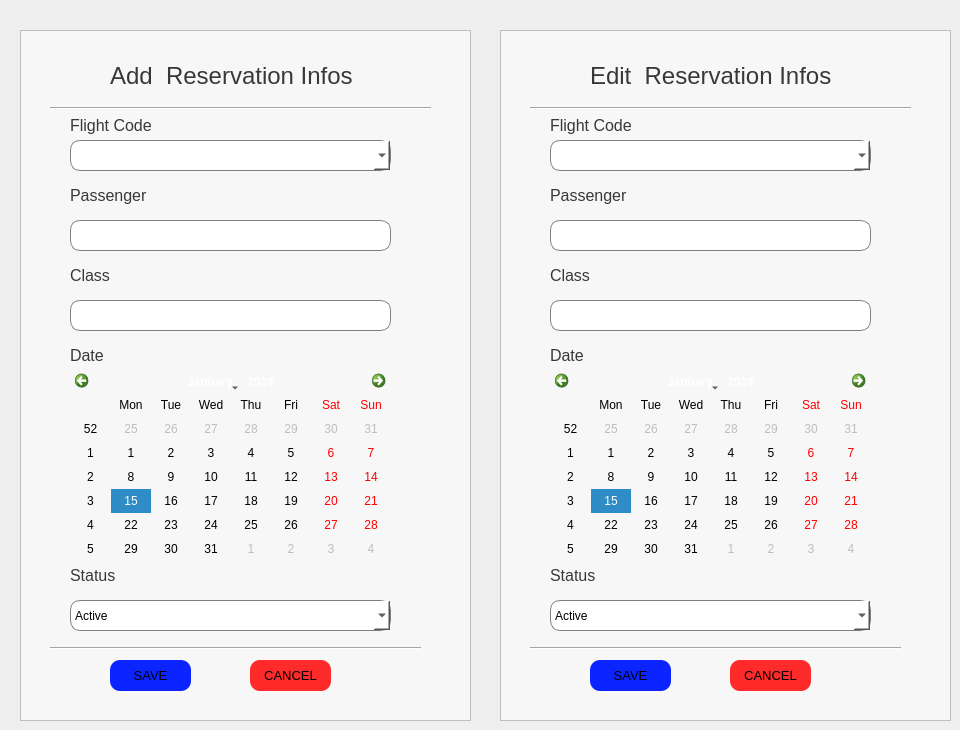
      <widget class="QWidget" name="tab_17">
       <attribute name="title">
        <string>Reservation Infos</string>
       </attribute>
       <widget class="QFrame" name="frame_18">
        <property name="geometry">
         <rect>
          <x>20</x>
          <y>30</y>
          <width>451</width>
          <height>691</height>
         </rect>
        </property>
        <property name="styleSheet">
         <string notr="true">background-color: rgb(247, 247, 247);</string>
        </property>
        <property name="frameShape">
         <enum>QFrame::StyledPanel</enum>
        </property>
        <property name="frameShadow">
         <enum>QFrame::Raised</enum>
        </property>
        <widget class="QLabel" name="label_118">
         <property name="geometry">
          <rect>
           <x>90</x>
           <y>30</y>
           <width>261</width>
           <height>31</height>
          </rect>
         </property>
         <property name="font">
          <font>
           <pointsize>18</pointsize>
          </font>
         </property>
         <property name="styleSheet">
          <string notr="true">color: rgb(56, 56, 56);</string>
         </property>
         <property name="text">
          <string>Add  Reservation Infos</string>
         </property>
        </widget>
        <widget class="Line" name="line_30">
         <property name="geometry">
          <rect>
           <x>30</x>
           <y>70</y>
           <width>381</width>
           <height>16</height>
          </rect>
         </property>
         <property name="orientation">
          <enum>Qt::Horizontal</enum>
         </property>
        </widget>
        <widget class="QLabel" name="label_119">
         <property name="geometry">
          <rect>
           <x>50</x>
           <y>80</y>
           <width>91</width>
           <height>31</height>
          </rect>
         </property>
         <property name="font">
          <font>
           <pointsize>12</pointsize>
          </font>
         </property>
         <property name="styleSheet">
          <string notr="true">color: rgb(56, 56, 56);</string>
         </property>
         <property name="text">
          <string>Flight Code</string>
         </property>
        </widget>
        <widget class="QLineEdit" name="lineEdit_63">
         <property name="geometry">
          <rect>
           <x>50</x>
           <y>190</y>
           <width>321</width>
           <height>31</height>
          </rect>
         </property>
         <property name="styleSheet">
          <string notr="true">border :1px solid grey;
border-radius: 10px;
background-color: rgb(255, 255, 255);</string>
         </property>
         <property name="text">
          <string/>
         </property>
        </widget>
        <widget class="QLabel" name="label_120">
         <property name="geometry">
          <rect>
           <x>50</x>
           <y>150</y>
           <width>81</width>
           <height>31</height>
          </rect>
         </property>
         <property name="font">
          <font>
           <pointsize>12</pointsize>
          </font>
         </property>
         <property name="styleSheet">
          <string notr="true">color: rgb(56, 56, 56);</string>
         </property>
         <property name="text">
          <string>Passenger</string>
         </property>
        </widget>
        <widget class="QLabel" name="label_121">
         <property name="geometry">
          <rect>
           <x>50</x>
           <y>230</y>
           <width>61</width>
           <height>31</height>
          </rect>
         </property>
         <property name="font">
          <font>
           <pointsize>12</pointsize>
          </font>
         </property>
         <property name="styleSheet">
          <string notr="true">color: rgb(56, 56, 56);</string>
         </property>
         <property name="text">
          <string>Class</string>
         </property>
        </widget>
        <widget class="QLineEdit" name="lineEdit_64">
         <property name="geometry">
          <rect>
           <x>50</x>
           <y>270</y>
           <width>321</width>
           <height>31</height>
          </rect>
         </property>
         <property name="styleSheet">
          <string notr="true">border :1px solid grey;
border-radius: 10px;
background-color: rgb(255, 255, 255);</string>
         </property>
         <property name="text">
          <string/>
         </property>
        </widget>
        <widget class="QLabel" name="label_122">
         <property name="geometry">
          <rect>
           <x>50</x>
           <y>310</y>
           <width>51</width>
           <height>31</height>
          </rect>
         </property>
         <property name="font">
          <font>
           <pointsize>12</pointsize>
          </font>
         </property>
         <property name="styleSheet">
          <string notr="true">color: rgb(56, 56, 56);</string>
         </property>
         <property name="text">
          <string>Date</string>
         </property>
        </widget>
        <widget class="QLabel" name="label_123">
         <property name="geometry">
          <rect>
           <x>50</x>
           <y>530</y>
           <width>51</width>
           <height>31</height>
          </rect>
         </property>
         <property name="font">
          <font>
           <pointsize>12</pointsize>
          </font>
         </property>
         <property name="styleSheet">
          <string notr="true">color: rgb(56, 56, 56);</string>
         </property>
         <property name="text">
          <string>Status</string>
         </property>
        </widget>
        <widget class="QComboBox" name="comboBox_29">
         <property name="geometry">
          <rect>
           <x>50</x>
           <y>570</y>
           <width>321</width>
           <height>31</height>
          </rect>
         </property>
         <property name="styleSheet">
          <string notr="true">background-color: rgb(255, 255, 255);
border-radius: 10px;
border :1px solid grey;</string>
         </property>
         <item>
          <property name="text">
           <string>Active</string>
          </property>
         </item>
         <item>
          <property name="text">
           <string>Passive</string>
          </property>
         </item>
        </widget>
        <widget class="Line" name="line_31">
         <property name="geometry">
          <rect>
           <x>30</x>
           <y>610</y>
           <width>371</width>
           <height>16</height>
          </rect>
         </property>
         <property name="orientation">
          <enum>Qt::Horizontal</enum>
         </property>
        </widget>
        <widget class="QPushButton" name="pushButton_33">
         <property name="geometry">
          <rect>
           <x>230</x>
           <y>630</y>
           <width>81</width>
           <height>31</height>
          </rect>
         </property>
         <property name="font">
          <font>
           <pointsize>10</pointsize>
          </font>
         </property>
         <property name="styleSheet">
          <string notr="true">background-color: rgb(255, 42, 42);
border-radius: 10px;</string>
         </property>
         <property name="text">
          <string>CANCEL</string>
         </property>
        </widget>
        <widget class="QPushButton" name="pushButton_34">
         <property name="geometry">
          <rect>
           <x>90</x>
           <y>630</y>
           <width>81</width>
           <height>31</height>
          </rect>
         </property>
         <property name="font">
          <font>
           <pointsize>10</pointsize>
          </font>
         </property>
         <property name="styleSheet">
          <string notr="true">background-color: rgb(12, 36, 255);
border-radius: 10px;</string>
         </property>
         <property name="text">
          <string>SAVE</string>
         </property>
        </widget>
        <widget class="QComboBox" name="comboBox_30">
         <property name="geometry">
          <rect>
           <x>50</x>
           <y>110</y>
           <width>321</width>
           <height>31</height>
          </rect>
         </property>
         <property name="styleSheet">
          <string notr="true">border :1px solid grey;
border-radius: 10px;
background-color: rgb(255, 255, 255);</string>
         </property>
        </widget>
        <widget class="QCalendarWidget" name="calendarWidget_3">
         <property name="geometry">
          <rect>
           <x>50</x>
           <y>340</y>
           <width>321</width>
           <height>191</height>
          </rect>
         </property>
        </widget>
       </widget>
       <widget class="QFrame" name="frame_19">
        <property name="geometry">
         <rect>
          <x>500</x>
          <y>30</y>
          <width>451</width>
          <height>691</height>
         </rect>
        </property>
        <property name="styleSheet">
         <string notr="true">background-color: rgb(247, 247, 247);</string>
        </property>
        <property name="frameShape">
         <enum>QFrame::StyledPanel</enum>
        </property>
        <property name="frameShadow">
         <enum>QFrame::Raised</enum>
        </property>
        <widget class="QLabel" name="label_124">
         <property name="geometry">
          <rect>
           <x>90</x>
           <y>30</y>
           <width>261</width>
           <height>31</height>
          </rect>
         </property>
         <property name="font">
          <font>
           <pointsize>18</pointsize>
          </font>
         </property>
         <property name="styleSheet">
          <string notr="true">color: rgb(56, 56, 56);</string>
         </property>
         <property name="text">
          <string>Edit  Reservation Infos</string>
         </property>
        </widget>
        <widget class="Line" name="line_32">
         <property name="geometry">
          <rect>
           <x>30</x>
           <y>70</y>
           <width>381</width>
           <height>16</height>
          </rect>
         </property>
         <property name="orientation">
          <enum>Qt::Horizontal</enum>
         </property>
        </widget>
        <widget class="QLabel" name="label_125">
         <property name="geometry">
          <rect>
           <x>50</x>
           <y>80</y>
           <width>91</width>
           <height>31</height>
          </rect>
         </property>
         <property name="font">
          <font>
           <pointsize>12</pointsize>
          </font>
         </property>
         <property name="styleSheet">
          <string notr="true">color: rgb(56, 56, 56);</string>
         </property>
         <property name="text">
          <string>Flight Code</string>
         </property>
        </widget>
        <widget class="QLineEdit" name="lineEdit_65">
         <property name="geometry">
          <rect>
           <x>50</x>
           <y>190</y>
           <width>321</width>
           <height>31</height>
          </rect>
         </property>
         <property name="styleSheet">
          <string notr="true">border :1px solid grey;
border-radius: 10px;
background-color: rgb(255, 255, 255);</string>
         </property>
         <property name="text">
          <string/>
         </property>
        </widget>
        <widget class="QLabel" name="label_126">
         <property name="geometry">
          <rect>
           <x>50</x>
           <y>150</y>
           <width>81</width>
           <height>31</height>
          </rect>
         </property>
         <property name="font">
          <font>
           <pointsize>12</pointsize>
          </font>
         </property>
         <property name="styleSheet">
          <string notr="true">color: rgb(56, 56, 56);</string>
         </property>
         <property name="text">
          <string>Passenger</string>
         </property>
        </widget>
        <widget class="QLabel" name="label_127">
         <property name="geometry">
          <rect>
           <x>50</x>
           <y>230</y>
           <width>61</width>
           <height>31</height>
          </rect>
         </property>
         <property name="font">
          <font>
           <pointsize>12</pointsize>
          </font>
         </property>
         <property name="styleSheet">
          <string notr="true">color: rgb(56, 56, 56);</string>
         </property>
         <property name="text">
          <string>Class</string>
         </property>
        </widget>
        <widget class="QLineEdit" name="lineEdit_66">
         <property name="geometry">
          <rect>
           <x>50</x>
           <y>270</y>
           <width>321</width>
           <height>31</height>
          </rect>
         </property>
         <property name="styleSheet">
          <string notr="true">border :1px solid grey;
border-radius: 10px;
background-color: rgb(255, 255, 255);</string>
         </property>
         <property name="text">
          <string/>
         </property>
        </widget>
        <widget class="QLabel" name="label_128">
         <property name="geometry">
          <rect>
           <x>50</x>
           <y>310</y>
           <width>51</width>
           <height>31</height>
          </rect>
         </property>
         <property name="font">
          <font>
           <pointsize>12</pointsize>
          </font>
         </property>
         <property name="styleSheet">
          <string notr="true">color: rgb(56, 56, 56);</string>
         </property>
         <property name="text">
          <string>Date</string>
         </property>
        </widget>
        <widget class="QLabel" name="label_129">
         <property name="geometry">
          <rect>
           <x>50</x>
           <y>530</y>
           <width>51</width>
           <height>31</height>
          </rect>
         </property>
         <property name="font">
          <font>
           <pointsize>12</pointsize>
          </font>
         </property>
         <property name="styleSheet">
          <string notr="true">color: rgb(56, 56, 56);</string>
         </property>
         <property name="text">
          <string>Status</string>
         </property>
        </widget>
        <widget class="QComboBox" name="comboBox_31">
         <property name="geometry">
          <rect>
           <x>50</x>
           <y>570</y>
           <width>321</width>
           <height>31</height>
          </rect>
         </property>
         <property name="styleSheet">
          <string notr="true">background-color: rgb(255, 255, 255);
border-radius: 10px;
border :1px solid grey;</string>
         </property>
         <item>
          <property name="text">
           <string>Active</string>
          </property>
         </item>
         <item>
          <property name="text">
           <string>Passive</string>
          </property>
         </item>
        </widget>
        <widget class="Line" name="line_33">
         <property name="geometry">
          <rect>
           <x>30</x>
           <y>610</y>
           <width>371</width>
           <height>16</height>
          </rect>
         </property>
         <property name="orientation">
          <enum>Qt::Horizontal</enum>
         </property>
        </widget>
        <widget class="QPushButton" name="pushButton_35">
         <property name="geometry">
          <rect>
           <x>230</x>
           <y>630</y>
           <width>81</width>
           <height>31</height>
          </rect>
         </property>
         <property name="font">
          <font>
           <pointsize>10</pointsize>
          </font>
         </property>
         <property name="styleSheet">
          <string notr="true">background-color: rgb(255, 42, 42);
border-radius: 10px;</string>
         </property>
         <property name="text">
          <string>CANCEL</string>
         </property>
        </widget>
        <widget class="QPushButton" name="pushButton_36">
         <property name="geometry">
          <rect>
           <x>90</x>
           <y>630</y>
           <width>81</width>
           <height>31</height>
          </rect>
         </property>
         <property name="font">
          <font>
           <pointsize>10</pointsize>
          </font>
         </property>
         <property name="styleSheet">
          <string notr="true">background-color: rgb(12, 36, 255);
border-radius: 10px;</string>
         </property>
         <property name="text">
          <string>SAVE</string>
         </property>
        </widget>
        <widget class="QComboBox" name="comboBox_32">
         <property name="geometry">
          <rect>
           <x>50</x>
           <y>110</y>
           <width>321</width>
           <height>31</height>
          </rect>
         </property>
         <property name="styleSheet">
          <string notr="true">border :1px solid grey;
border-radius: 10px;
background-color: rgb(255, 255, 255);</string>
         </property>
        </widget>
        <widget class="QCalendarWidget" name="calendarWidget_4">
         <property name="geometry">
          <rect>
           <x>50</x>
           <y>340</y>
           <width>321</width>
           <height>191</height>
          </rect>
         </property>
        </widget>
       </widget>
      </widget>
